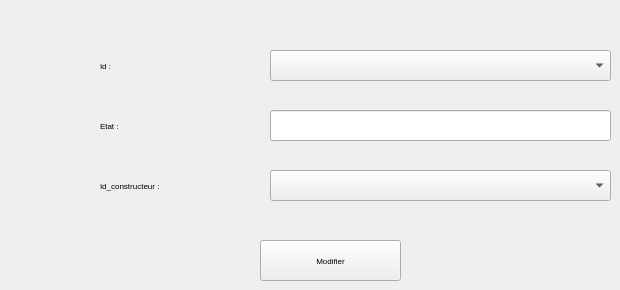
     <widget class="QWidget" name="tab_8">
      <attribute name="title">
       <string>Modifier Avion</string>
      </attribute>
      <widget class="QComboBox" name="id_constructeur_3">
       <property name="geometry">
        <rect>
         <x>270</x>
         <y>170</y>
         <width>341</width>
         <height>31</height>
        </rect>
       </property>
      </widget>
      <widget class="QLabel" name="label_39">
       <property name="geometry">
        <rect>
         <x>100</x>
         <y>50</y>
         <width>161</width>
         <height>31</height>
        </rect>
       </property>
       <property name="font">
        <font>
         <family>MS Shell Dlg 2</family>
         <pointsize>6</pointsize>
         <weight>9</weight>
         <italic>false</italic>
         <bold>false</bold>
        </font>
       </property>
       <property name="styleSheet">
        <string notr="true">background:none;</string>
       </property>
       <property name="text">
        <string>Id :</string>
       </property>
      </widget>
      <widget class="QLineEdit" name="lineEdit_etat_3">
       <property name="geometry">
        <rect>
         <x>270</x>
         <y>110</y>
         <width>341</width>
         <height>31</height>
        </rect>
       </property>
       <property name="styleSheet">
        <string notr="true">background:none;</string>
       </property>
      </widget>
      <widget class="QLabel" name="label_40">
       <property name="geometry">
        <rect>
         <x>100</x>
         <y>110</y>
         <width>161</width>
         <height>31</height>
        </rect>
       </property>
       <property name="font">
        <font>
         <family>MS Shell Dlg 2</family>
         <pointsize>6</pointsize>
         <weight>9</weight>
         <italic>false</italic>
         <bold>false</bold>
        </font>
       </property>
       <property name="styleSheet">
        <string notr="true">background:none;</string>
       </property>
       <property name="text">
        <string>Etat :</string>
       </property>
      </widget>
      <widget class="QLabel" name="label_41">
       <property name="geometry">
        <rect>
         <x>100</x>
         <y>170</y>
         <width>171</width>
         <height>31</height>
        </rect>
       </property>
       <property name="font">
        <font>
         <family>MS Shell Dlg 2</family>
         <pointsize>6</pointsize>
         <weight>9</weight>
         <italic>false</italic>
         <bold>false</bold>
        </font>
       </property>
       <property name="styleSheet">
        <string notr="true">background:none;</string>
       </property>
       <property name="text">
        <string>Id_constructeur :</string>
       </property>
      </widget>
      <widget class="QPushButton" name="modifier_av">
       <property name="geometry">
        <rect>
         <x>260</x>
         <y>240</y>
         <width>141</width>
         <height>41</height>
        </rect>
       </property>
       <property name="font">
        <font>
         <family>MS Shell Dlg 2</family>
         <pointsize>6</pointsize>
         <weight>9</weight>
         <italic>false</italic>
         <bold>false</bold>
        </font>
       </property>
       <property name="text">
        <string>Modifier</string>
       </property>
      </widget>
      <widget class="QComboBox" name="comboBox_mod_av">
       <property name="geometry">
        <rect>
         <x>270</x>
         <y>50</y>
         <width>341</width>
         <height>31</height>
        </rect>
       </property>
      </widget>
     </widget>
